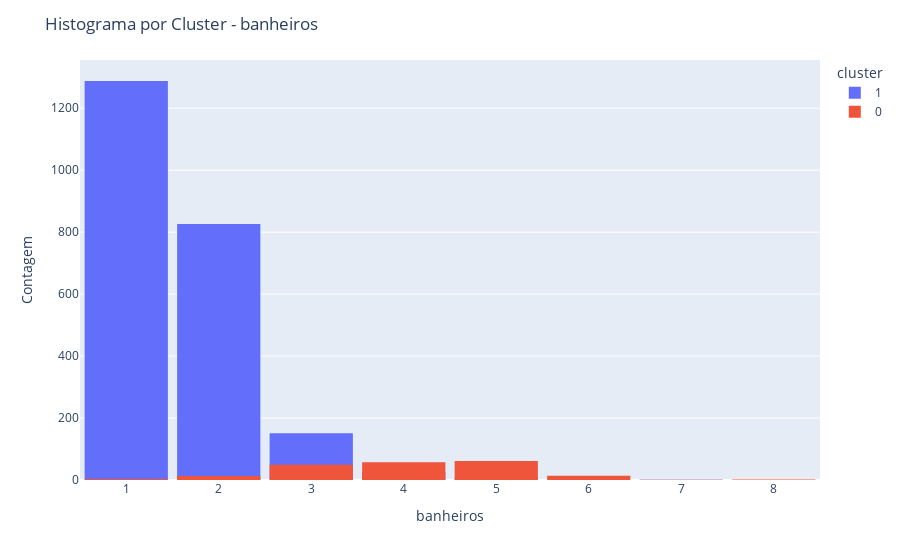

Notebook code for this chart:
### Code cell
def create_cluster_histogram(variable, df=treated_df, cluster_column='cluster'):
    # Criar um histograma para cada cluster
    fig = px.histogram(df, x=variable, color=cluster_column)

    # Configurar o layout
    fig.update_layout(
        title=f'Histograma por Cluster - {variable}',
        xaxis_title=variable,
        yaxis_title='Contagem',
        barmode='overlay',
        bargap=0.1
    )

    # Exibir o gráfico
    fig.show()


create_cluster_histogram('banheiros')

### Figure 1 — Plotly figure (JSON) as saved in the notebook; plotly's stock layout.template omitted (floating-point values rounded to 4 significant figures; data arrays with more than 128 entries replaced by an {"elided": "..."} marker saying what was removed)
{"data": [{"alignmentgroup": "True", "bingroup": "x", "hovertemplate": "cluster=1<br>banheiros=%{x}<br>count=%{y}<extra></extra>", "legendgroup": "1", "marker": {"color": "#636efa", "pattern": {"shape": ""}}, "name": "1", "offsetgroup": "1", "orientation": "v", "showlegend": true, "type": "histogram", "x": {"elided": "2299 int values"}, "xaxis": "x", "yaxis": "y"}, {"alignmentgroup": "True", "bingroup": "x", "hovertemplate": "cluster=0<br>banheiros=%{x}<br>count=%{y}<extra></extra>", "legendgroup": "0", "marker": {"color": "#EF553B", "pattern": {"shape": ""}}, "name": "0", "offsetgroup": "0", "orientation": "v", "showlegend": true, "type": "histogram", "x": {"elided": "200 int values"}, "xaxis": "x", "yaxis": "y"}], "layout": {"bargap": 0.1, "barmode": "overlay", "legend": {"title": {"text": "cluster"}, "tracegroupgap": 0}, "margin": {"t": 60}, "title": {"text": "Histograma por Cluster - banheiros"}, "xaxis": {"anchor": "y", "domain": [0, 1], "title": {"text": "banheiros"}}, "yaxis": {"anchor": "x", "domain": [0, 1], "title": {"text": "Contagem"}}}}
